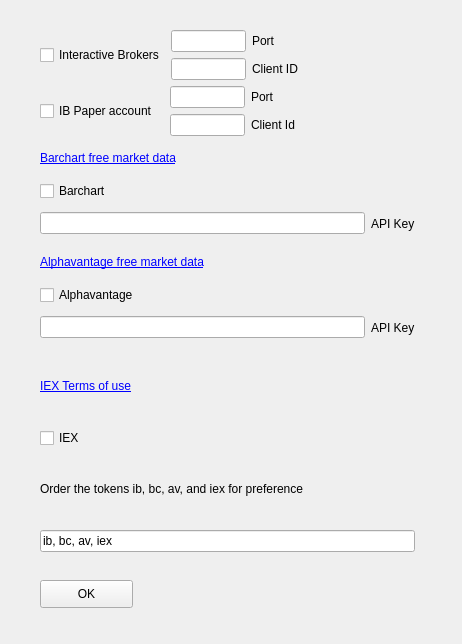
<?xml version="1.0" encoding="UTF-8"?>
<ui version="4.0">
 <class>Dialog</class>
 <widget class="QDialog" name="Dialog">
  <property name="geometry">
   <rect>
    <x>0</x>
    <y>0</y>
    <width>462</width>
    <height>644</height>
   </rect>
  </property>
  <property name="windowTitle">
   <string>Stock API</string>
  </property>
  <property name="windowIcon">
   <iconset>
    <normaloff>../../images/ZSLogo.png</normaloff>../../images/ZSLogo.png</iconset>
  </property>
  <widget class="QPushButton" name="okBtn">
   <property name="geometry">
    <rect>
     <x>40</x>
     <y>580</y>
     <width>93</width>
     <height>28</height>
    </rect>
   </property>
   <property name="focusPolicy">
    <enum>Qt::NoFocus</enum>
   </property>
   <property name="text">
    <string>OK</string>
   </property>
  </widget>
  <widget class="QWidget" name="layoutWidget">
   <property name="geometry">
    <rect>
     <x>40</x>
     <y>30</y>
     <width>375</width>
     <height>522</height>
    </rect>
   </property>
   <layout class="QVBoxLayout" name="verticalLayout_8">
    <item>
     <layout class="QVBoxLayout" name="verticalLayout_7">
      <item>
       <layout class="QHBoxLayout" name="horizontalLayout_6">
        <item>
         <widget class="QCheckBox" name="ibRealCb">
          <property name="toolTip">
           <string>&lt;html&gt;&lt;head/&gt;&lt;body&gt;&lt;p&gt;&lt;span style=&quot; font-size:7.8pt;&quot;&gt;In order to use automatic chart generation, structjour uses four possible data sources. If you have an IB account, you can enable IB. To use the IB API, you will need IB Gateway installed and running. &lt;/span&gt;&lt;/p&gt;&lt;p&gt;&lt;br/&gt;&lt;/p&gt;&lt;p&gt;&lt;span style=&quot; font-size:7.8pt;&quot;&gt;To use IB API. fill in the PORT and CLIENTID fields here. Note you can use either live or paper accounts and save their settings here:&lt;/span&gt;&lt;/p&gt;&lt;/body&gt;&lt;/html&gt;</string>
          </property>
          <property name="text">
           <string>Interactive Brokers</string>
          </property>
         </widget>
        </item>
        <item>
         <layout class="QVBoxLayout" name="verticalLayout">
          <item>
           <layout class="QHBoxLayout" name="horizontalLayout">
            <item>
             <widget class="QLineEdit" name="ibRealPort">
              <property name="maximumSize">
               <size>
                <width>75</width>
                <height>16777215</height>
               </size>
              </property>
             </widget>
            </item>
            <item>
             <widget class="QLabel" name="label">
              <property name="text">
               <string>Port</string>
              </property>
             </widget>
            </item>
           </layout>
          </item>
          <item>
           <layout class="QHBoxLayout" name="horizontalLayout_2">
            <item>
             <widget class="QLineEdit" name="ibRealId">
              <property name="maximumSize">
               <size>
                <width>75</width>
                <height>16777215</height>
               </size>
              </property>
             </widget>
            </item>
            <item>
             <widget class="QLabel" name="label_2">
              <property name="text">
               <string>Client ID</string>
              </property>
             </widget>
            </item>
           </layout>
          </item>
         </layout>
        </item>
       </layout>
      </item>
      <item>
       <layout class="QHBoxLayout" name="horizontalLayout_5">
        <item>
         <widget class="QCheckBox" name="ibPaperCb">
          <property name="text">
           <string>IB Paper account  </string>
          </property>
         </widget>
        </item>
        <item>
         <layout class="QVBoxLayout" name="verticalLayout_2">
          <item>
           <layout class="QHBoxLayout" name="horizontalLayout_3">
            <item>
             <widget class="QLineEdit" name="ibPaperPort">
              <property name="maximumSize">
               <size>
                <width>75</width>
                <height>16777215</height>
               </size>
              </property>
             </widget>
            </item>
            <item>
             <widget class="QLabel" name="label_3">
              <property name="text">
               <string>Port</string>
              </property>
             </widget>
            </item>
           </layout>
          </item>
          <item>
           <layout class="QHBoxLayout" name="horizontalLayout_4">
            <item>
             <widget class="QLineEdit" name="ibPaperId">
              <property name="maximumSize">
               <size>
                <width>75</width>
                <height>16777215</height>
               </size>
              </property>
             </widget>
            </item>
            <item>
             <widget class="QLabel" name="label_4">
              <property name="text">
               <string>Client Id</string>
              </property>
             </widget>
            </item>
           </layout>
          </item>
         </layout>
        </item>
       </layout>
      </item>
     </layout>
    </item>
    <item>
     <layout class="QVBoxLayout" name="verticalLayout_3">
      <item>
       <widget class="QLabel" name="label_5">
        <property name="text">
         <string>&lt;html&gt;&lt;head/&gt;&lt;body&gt;&lt;p&gt;&lt;a href=&quot;https://www.barchart.com/ondemand/free-market-data-api&quot;&gt;&lt;span style=&quot; text-decoration: underline; color:#0000ff;&quot;&gt;Barchart free market data&lt;/span&gt;&lt;/a&gt;&lt;/p&gt;&lt;/body&gt;&lt;/html&gt;</string>
        </property>
       </widget>
      </item>
      <item>
       <widget class="QCheckBox" name="bcCb">
        <property name="toolTip">
         <string>&lt;html&gt;&lt;head/&gt;&lt;body&gt;&lt;p&gt;To use either Barchart or Alphavantage APIs get a free API key&lt;/p&gt;&lt;/body&gt;&lt;/html&gt;</string>
        </property>
        <property name="text">
         <string>Barchart</string>
        </property>
       </widget>
      </item>
      <item>
       <layout class="QHBoxLayout" name="horizontalLayout_7">
        <item>
         <widget class="QLineEdit" name="bcKey"/>
        </item>
        <item>
         <widget class="QLabel" name="label_6">
          <property name="text">
           <string>API Key</string>
          </property>
         </widget>
        </item>
       </layout>
      </item>
     </layout>
    </item>
    <item>
     <layout class="QVBoxLayout" name="verticalLayout_4">
      <item>
       <widget class="QLabel" name="label_7">
        <property name="text">
         <string>&lt;html&gt;&lt;head/&gt;&lt;body&gt;&lt;p&gt;&lt;a href=&quot;https://www.alphavantage.co/support/#api-key&quot;&gt;&lt;span style=&quot; text-decoration: underline; color:#0000ff;&quot;&gt;Alphavantage free market data&lt;/span&gt;&lt;/a&gt;&lt;/p&gt;&lt;/body&gt;&lt;/html&gt;</string>
        </property>
       </widget>
      </item>
      <item>
       <widget class="QCheckBox" name="avCb">
        <property name="toolTip">
         <string>&lt;html&gt;&lt;head/&gt;&lt;body&gt;&lt;p&gt;To use either Barchart or Alphavantage APIs get a free API key&lt;/p&gt;&lt;/body&gt;&lt;/html&gt;</string>
        </property>
        <property name="text">
         <string>Alphavantage</string>
        </property>
       </widget>
      </item>
      <item>
       <layout class="QHBoxLayout" name="horizontalLayout_8">
        <item>
         <widget class="QLineEdit" name="avKey"/>
        </item>
        <item>
         <widget class="QLabel" name="label_8">
          <property name="text">
           <string>API Key</string>
          </property>
         </widget>
        </item>
       </layout>
      </item>
     </layout>
    </item>
    <item>
     <layout class="QVBoxLayout" name="verticalLayout_5">
      <item>
       <widget class="QLabel" name="label_9">
        <property name="sizePolicy">
         <sizepolicy hsizetype="Preferred" vsizetype="Minimum">
          <horstretch>0</horstretch>
          <verstretch>0</verstretch>
         </sizepolicy>
        </property>
        <property name="text">
         <string>&lt;html&gt;&lt;head/&gt;&lt;body&gt;&lt;p&gt;&lt;a href=&quot;https://iextrading.com/api-exhibit-a/&quot;&gt;&lt;span style=&quot; text-decoration: underline; color:#0000ff;&quot;&gt;IEX Terms of use&lt;/span&gt;&lt;/a&gt;&lt;/p&gt;&lt;/body&gt;&lt;/html&gt;</string>
        </property>
       </widget>
      </item>
      <item>
       <widget class="QCheckBox" name="iexCb">
        <property name="toolTip">
         <string>&lt;html&gt;&lt;head/&gt;&lt;body&gt;&lt;p&gt;IEX is free for unlimited reasonable use but, unfortunately its intraday results produce poor charts. Its too sparse. The historical end of day results, by the way, are excellent and deep.&lt;/p&gt;&lt;/body&gt;&lt;/html&gt;</string>
        </property>
        <property name="text">
         <string>IEX</string>
        </property>
       </widget>
      </item>
     </layout>
    </item>
    <item>
     <layout class="QVBoxLayout" name="verticalLayout_6">
      <item>
       <widget class="QLabel" name="label_10">
        <property name="text">
         <string>Order the tokens ib, bc, av, and iex for preference</string>
        </property>
       </widget>
      </item>
      <item>
       <widget class="QLineEdit" name="APIPref">
        <property name="text">
         <string>ib, bc, av, iex</string>
        </property>
       </widget>
      </item>
     </layout>
    </item>
   </layout>
  </widget>
 </widget>
 <resources/>
 <connections/>
</ui>
